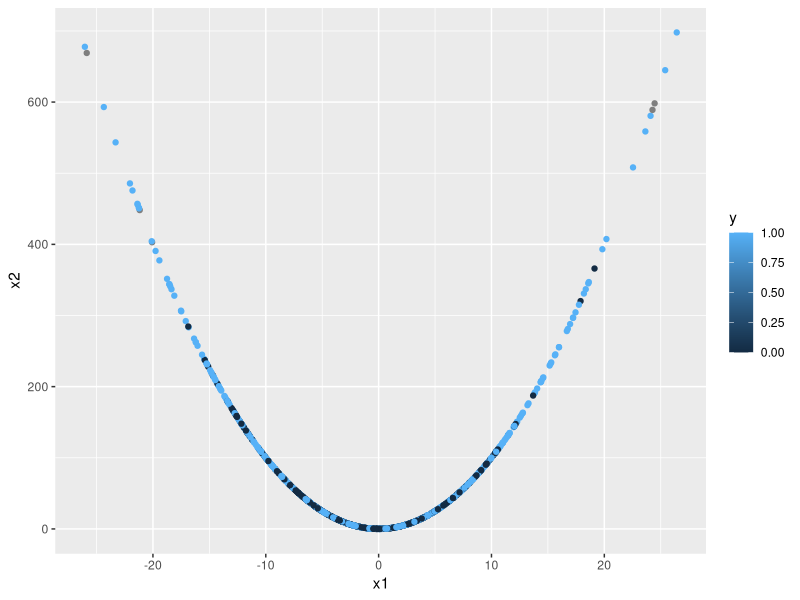

Recreate this plot in R.
b1=1
b2=1
n=1000
x1=rnorm(n,0,8)
x2=x1^2
e=rnorm(n,0,200)
pi=exp(b1*x1+b2*x2+e)/(1+exp(b1*x1+b2*x2+e))
y=rbinom(n,1,prob = pi)
# summary(glm(y~x1+x2,family="binomial"))

library(tidyverse)
df <- data.frame(x1,x2,y)
df %>% 
  ggplot(aes(y = x2, x = x1, color = y)) +
  geom_point()
  
# geom_point(x1, x2, colour = y)
# plot(x1, x2)
table(y)
